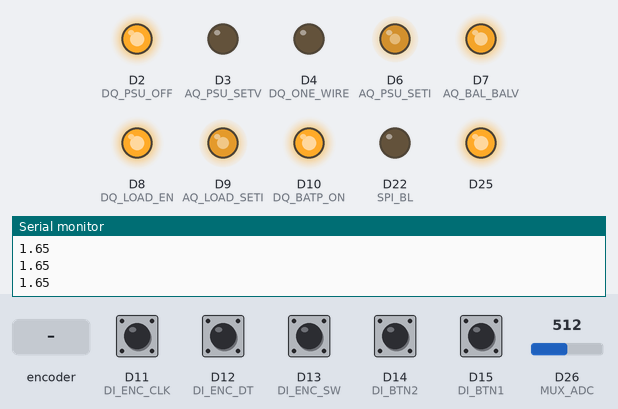
Recording of a sketch running on a simulated Arduino Due. Parts: output pins drawn as LEDs (lit = HIGH), the last lines printed to the serial monitor. The test bench sets the inputs (shaded band); at power-on: D11 (DI_ENC_CLK), D12 (DI_ENC_DT), D13 (DI_ENC_SW) HIGH, D14 (DI_BTN2), D15 (DI_BTN1) LOW, D26 (MUX_ADC) = 512 (analog values on the 0–1023 scale). Pins used as bus, display or sensor lines are not drawn.

Above: at 1.3 s.
1.4 s: rotary encoder on D11 (DI_ENC_CLK) / D12 (DI_ENC_DT) turned 1 step (first pin leading)
At 2.6 s:
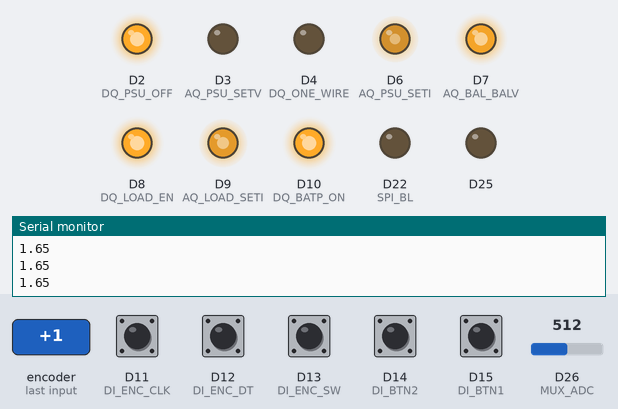
Timing chart, 0 to 4.4 s (numbered marks = the images above; inputs shaded):
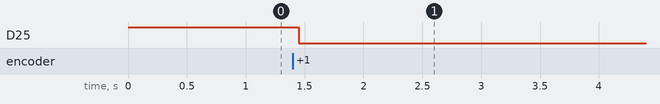

Measured:
- after the input at 1.4 s, D25: HIGH → LOW after 0.05 s

The sketch:

test_adc_encoder.ino
```cpp
#include <stdio.h>

//------------------------- Pin definitions ------------------------

#define DQ_PSU_OFF 2
#define DQ_ONE_WIRE 4
#define DQ_LOAD_EN 8
#define DQ_BATP_ON 10

#define AQ_PSU_SETV 3
#define AQ_PSU_SETI 6
#define AQ_BAL_BALV 7
#define AQ_LOAD_SETI 9

#define DI_ENC_CLK 11
#define DI_ENC_DT 12
#define DI_ENC_SW 13
#define DI_BTN2 14
#define DI_BTN1 15

#define SPI_BL 22
#define SPI_RST 21
#define SPI_DC 20
#define SPI_MOSI 19
#define SPI_SCK 18
#define SPI_CS 17
#define SPI_MISO 16

#define MUX_A 27
#define MUX_B 28
#define MUX_C 5

#define MUX_ADC 26

//------------------------- Basic variables ------------------------

int encoderPos = 0;
int adcValue = 0;

bool PsuOff = false;
bool LoadEn = false;
bool BatPOn = false;
int OneWireData;

int PsuSetV = 0;
int PsuSetI = 0;
int BalV = 0;
int LoadSetI = 0;

int AdcReadout = 0;
int Bat1V = 0;
int Bat2V = 0;
int Bat3V = 0;
int Bat4V = 0;
int Bat5V = 0;
int Bat6V = 0;
int OutV = 0;
int OutI = 0;

//------------------------- Setup ------------------------

void setup() {

  pinMode(DQ_PSU_OFF, OUTPUT);
  pinMode(DQ_ONE_WIRE, OUTPUT);
  pinMode(DQ_LOAD_EN, OUTPUT);
  pinMode(DQ_BATP_ON, OUTPUT);

  pinMode(AQ_PSU_SETV, OUTPUT);
  pinMode(AQ_PSU_SETI, OUTPUT);
  pinMode(AQ_BAL_BALV, OUTPUT);
  pinMode(AQ_LOAD_SETI, OUTPUT);

  pinMode(DI_ENC_CLK, INPUT);
  pinMode(DI_ENC_DT, INPUT);
  pinMode(DI_ENC_SW, INPUT);
  pinMode(DI_BTN2, INPUT);
  pinMode(DI_BTN1, INPUT);

  pinMode(SPI_BL, OUTPUT);
  pinMode(SPI_RST, OUTPUT);
  pinMode(SPI_DC, OUTPUT);
  pinMode(SPI_MOSI, OUTPUT);
  pinMode(SPI_SCK, OUTPUT);
  pinMode(SPI_CS, OUTPUT);
  pinMode(SPI_MISO, INPUT);

  pinMode(MUX_A, OUTPUT);
  pinMode(MUX_B, OUTPUT);
  pinMode(MUX_C, OUTPUT);

  pinMode(MUX_ADC, INPUT);
  analogReadResolution(12);

  pinMode(25, OUTPUT);
  digitalWrite(25, HIGH);

  attachInterrupt(digitalPinToInterrupt(DI_ENC_CLK), updateEncoder, RISING);
  attachInterrupt(digitalPinToInterrupt(DI_ENC_SW), switchEncPress, RISING);
  attachInterrupt(digitalPinToInterrupt(DI_BTN2), switch1Press, RISING);
  attachInterrupt(digitalPinToInterrupt(DI_BTN1), switch2Press, RISING);

  Serial.begin(9600);

  // ---------------------- Testing ------------------------
  // --------- Section Analog Out ------------
  analogWriteFreq(100000);
  analogWriteResolution(12);
  //analogWrite(AQ_PSU_SETV, (4096/3.3)*1); //*10
  //digitalWrite(AQ_PSU_SETV, LOW);
  analogWrite(AQ_PSU_SETI, (4096/3.3)*2);
  analogWrite(AQ_BAL_BALV, (4096/3.3)*3);
  analogWrite(AQ_LOAD_SETI, (4096/3.3)*2.5);
  //analogWrite(0, 2000);
  //analogWrite(1, 2000);
  //analogWrite(4, 2000);

  // -------- Section Analog In --------------
  digitalWrite(MUX_A, LOW);
  digitalWrite(MUX_B, HIGH);
  digitalWrite(MUX_C, HIGH);

  // -------- Section Digital Out ------------
  digitalWrite(DQ_PSU_OFF, HIGH);
  digitalWrite(DQ_LOAD_EN, HIGH);
  digitalWrite(DQ_BATP_ON, HIGH);
}

//------------------------- Main ------------------------

void loop() {

  AdcReadout = adcReadout(1);
  Serial.println(3.3/4096 * AdcReadout);
  delay(500);
}

//------------------------- Methods ------------------------

int adcReadout(int chNum){
  switch (chNum){
    case 0:
      digitalWrite(MUX_A, LOW);
      digitalWrite(MUX_B, LOW);
      digitalWrite(MUX_C, LOW);
      break;
    case 1:
      digitalWrite(MUX_A, HIGH);
      digitalWrite(MUX_B, LOW);
      digitalWrite(MUX_C, LOW);
      break;
    case 2:
      digitalWrite(MUX_A, LOW);
      digitalWrite(MUX_B, HIGH);
      digitalWrite(MUX_C, LOW);
      break;
    case 3:
      digitalWrite(MUX_A, HIGH);
      digitalWrite(MUX_B, HIGH);
      digitalWrite(MUX_C, LOW);
      break;
    case 4:
      digitalWrite(MUX_A, LOW);
      digitalWrite(MUX_B, LOW);
      digitalWrite(MUX_C, HIGH);
      break;
    case 5:
      digitalWrite(MUX_A, HIGH);
      digitalWrite(MUX_B, LOW);
      digitalWrite(MUX_C, HIGH);
      break;
    case 6:
      digitalWrite(MUX_A, LOW);
      digitalWrite(MUX_B, HIGH);
      digitalWrite(MUX_C, HIGH);
      break;
    case 7:
      digitalWrite(MUX_A, HIGH);
      digitalWrite(MUX_B, HIGH);
      digitalWrite(MUX_C, HIGH);
      break;
  }
  //delay
  return analogRead(MUX_ADC);
}

//------------------------- Interrupts ------------------------

void updateEncoder() {
  bool data = digitalRead(DI_ENC_DT);
  bool clk = digitalRead(DI_ENC_CLK);
  if(data == clk){
    encoderPos++;
    digitalWrite(25, HIGH);
  }
  else{
    encoderPos--;
    digitalWrite(25, LOW);
  }
}

void switchEncPress(){

}

void switch1Press(){

}

void switch2Press(){

}
```
